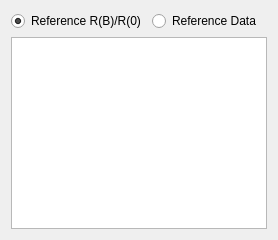
          <widget class="QWidget" name="tab_6">
           <attribute name="title">
            <string>Reference</string>
           </attribute>
           <layout class="QGridLayout" name="gridLayout_11">
            <item row="0" column="0">
             <layout class="QVBoxLayout" name="verticalLayout_2">
              <item>
               <layout class="QHBoxLayout" name="horizontalLayout_3">
                <item>
                 <widget class="QRadioButton" name="radioRefPlotRat">
                  <property name="text">
                   <string>Reference R(B)/R(0)</string>
                  </property>
                  <property name="checked">
                   <bool>true</bool>
                  </property>
                  <attribute name="buttonGroup">
                   <string notr="true">buttonGroup_ReferencePlot</string>
                  </attribute>
                 </widget>
                </item>
                <item>
                 <widget class="QRadioButton" name="radioRefPlotData">
                  <property name="text">
                   <string>Reference Data</string>
                  </property>
                  <attribute name="buttonGroup">
                   <string notr="true">buttonGroup_ReferencePlot</string>
                  </attribute>
                 </widget>
                </item>
               </layout>
              </item>
              <item>
               <widget class="GraphicsLayoutWidget" name="glw_3">
                <property name="enabled">
                 <bool>true</bool>
                </property>
               </widget>
              </item>
             </layout>
            </item>
           </layout>
          </widget>
